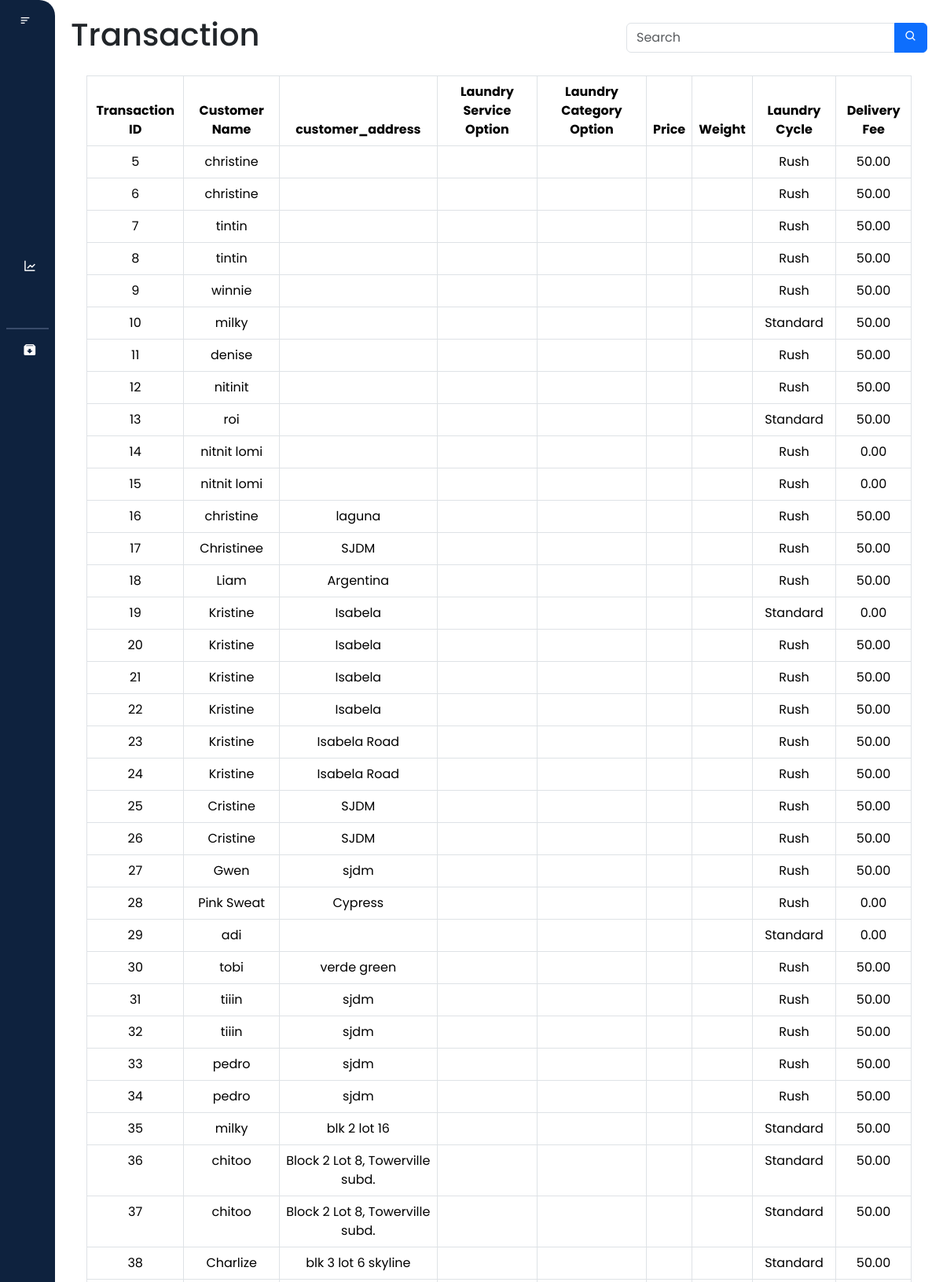
The app's page /transaction/transactions.php (signed in, upper part) with its own data.
### tables this page shows
CREATE TABLE `transaction` (
  `transaction_id` int(11) NOT NULL,
  `request_id` int(11) DEFAULT NULL,
  `customer_id` int(11) DEFAULT NULL,
  `customer_name` varchar(30) DEFAULT NULL,
  `province` varchar(255) NOT NULL,
  `city` varchar(255) NOT NULL,
  `customer_address` varchar(50) NOT NULL,
  `brgy` varchar(255) NOT NULL,
  `service_option_id` int(100) NOT NULL,
  `service_option_name` varchar(50) NOT NULL,
  `laundry_cycle` enum('Standard','Rush') NOT NULL,
  `total_amount` decimal(65,2) DEFAULT NULL,
  `delivery_fee` decimal(65,2) DEFAULT NULL,
  `rush_fee` decimal(65,2) DEFAULT NULL,
  `amount_tendered` decimal(65,2) DEFAULT NULL,
  `money_change` decimal(65,2) DEFAULT NULL
);

### transaction/transactions.php (the view, shortened to what this page needs)
<?php
require_once('transaction_db.php');
$search = "";
if(isset($_POST['search'])) {
    $search = $con->real_escape_string($_POST['search']);
    $query = "SELECT * FROM transaction WHERE customer_name LIKE '%$search%'
    OR laundry_service_option LIKE '%$search%'
    OR laundry_category_option LIKE '%$search%'";
} else {
    $query = "SELECT * FROM transaction";
}
$result = mysqli_query($con, $query);
$data = [];
if ($result->num_rows > 0) {
    while ($row = $result->fetch_assoc()) {
        $data[] = $row;
    }
}
?>
<!DOCTYPE html>
<html lang="en">
<head>
    <link rel="stylesheet" href="transactions.css">
    <link rel="stylesheet" href="https://cdnjs.cloudflare.com/ajax/libs/font-awesome/5.15.3/css/all.min.css"
>
    <link href="https://cdn.jsdelivr.net/npm/bootstrap@5.3.3/dist/css/bootstrap.min.css" rel="stylesheet"
>
    <link href='https://unpkg.com/boxicons@2.1.4/css/boxicons.min.css' rel='stylesheet'>
    <link href="https://cdn.lineicons.com/4.0/lineicons.css" rel="stylesheet" />
</head>
<body>
    <div class="wrapper">
        <aside id="sidebar">
            <div class="d-flex">
                <button id="toggle-btn" type="button">
                    <i class="bx bx-menu-alt-left"></i>
                </button>
            </div>
            <ul class="sidebar-nav">
                <li class="sidebar-item">
                    <a href="/laundry_system/dashboard/dashboard.php" class="sidebar-link">
                    </a>
                </li>
                <li class="sidebar-item">
                    <a href="/laundry_system/profile/profile.php" class="sidebar-link">
                    </a>
                </li>
                <li class="sidebar-item">
                    <a href="/laundry_system/users/user.php" class="sidebar-link">
                    </a>
                </li>
                <li class="sidebar-item">
                    <a href="/laundry_system/records/customer.php" class="sidebar-link has-dropdown collapsed"
                        data-bs-toggle="collapse" data-bs-target="#records" aria-expanded="false"
                        aria-controls="records">
                    </a>
                </li>
                <li class="sidebar-item">
                    <a href="/laundry_system/transaction/transaction.php" class="sidebar-link">
                    </a>
                </li>
                <li class="sidebar-item">
                    <a href="/laundry_system/sales_report/report.php" class="sidebar-link">
                        <i class='bx bx-line-chart'></i>
                    </a>
                </li>
                <li class="sidebar-item">
                    <a href="/laundry_system/settings/settings.php" class="sidebar-link">
                    </a>
                </li>
                <hr style="border: 1px solid #b8c1ec; margin: 8px">
                <li class="sidebar-item">
                    <a href="/laundry_system/archived/archived.php" class="sidebar-link">
                        <i class='bx bxs-archive-in'></i>
                    </a>
                </li>
            </ul>
        </aside>
        <div class="main-content">
            <nav>
                <div class="d-flex justify-content-between align-items-center">
                    <h1>Transaction</h1>
                    <form action="transaction.php" method="POST" class="d-flex">
                        <div class="input-group">
                            <input type="text" name="search" required value="<?php echo htmlspecialchars($search); ?>"
                                class="form-control" placeholder="Search">
                            <button type="submit" class="btn btn-primary"> <i class='bx bx-search'></i> </button>
                        </div>
                    </form>
                </div>
            </nav>
            <div class="table-container">
                <table class="table table-bordered text-center">
                    <thead>
                        <tr class="bg-dark text-white">
                            <th>Transaction ID</th>
                            <th>Customer Name</th>
                            <th>customer_address</th>
                            <th>Laundry Service Option</th>
                            <th>Laundry Category Option</th>
                            <th>Price</th>
                            <th>Weight</th>
                            <th>Laundry Cycle</th>
                            <th>Delivery Fee</th>
                        </tr>
                    </thead>
                    <tbody>
                        <?php
                        if (!empty($data)) {
                            foreach ($data as $row) {
                                echo "<tr>";
                                echo "<td data-label='Transaction ID'>" . $row["transaction_id"] . "</td>";
                                echo "<td data-label='Customer Name'>" . $row["customer_name"] . "</td>";
                                echo "<td data-label='Customer Address'>" . $row["customer_address"] . "</td>";
                                echo "<td data-label='Laundry Service Option'>" . $row["laundry_service_option"] . "</td>";
                                echo "<td data-label='Laundry Category Option'>" . $row["laundry_category_option"] . "</td>";
                                echo "<td data-label='Price'>" . $row["price"] . "</td>";
                                echo "<td data-label='Weight'>" . $row["weight"] . "</td>";
                                echo "<td data-label='Laundry Cycle'>" . $row["laundry_cycle"] . "</td>";
                                echo "<td data-label='Delivery Fee'>" . $row["delivery_fee"] . "</td>";
                                echo "</tr>";
                            }
                        } else {
                            echo "<tr><td colspan='15'>No transaction found.</td></tr>";
                        }
                        ?>
                    </tbody>
                </table>
            </div>
        </div>
    </div>
</body>
</html>

### transaction/transactions.css (style rules this page uses)
* { margin: 0; padding: 0; font-family: "Poppins", "Segoe UI"; box-sizing: border-box; }
html { scroll-behavior: smooth; }
a { text-decoration: none; }
li { list-style: none; }
h1 { font-weight: 600; font-size: 1.5 rem; }
body { font-family: 'Poppins', sans-serif; }
.wrapper { display: flex; width: 100%; height: 100vh; }
#sidebar { display: flex; flex-direction: column; width: 70px; height: 100vh; min-width: 70px; z-index: 1000; transition: all .25s ease-in-out; background-color: #0e223e; border-radius: 0 20px 20px 0; }
#toggle-btn { background-color: transparent; cursor: pointer; border: 0; padding: 1rem 1.5rem; }
#toggle-btn i { font-size: 1.5 rem; color: #fff; }
.sidebar-nav { padding: 2rem 0; flex: 1 1 auto; }
a.sidebar-link { padding: 0.625rem 1.625rem; color: #fff; display: block; font-size: 0.9rem; white-space: nowrap; border-left: 3px solid transparent; text-decoration: none; }
.sidebar-link i { font-size: 1.1rem; margin-right: 0.75rem; }
.sidebar-item { position: relative; }
.main-content { flex: 1; overflow-y: auto; padding: 20px; transition: margin-left 0.5s ease; }
.table-container { padding: 20px; }
.table { width: 100%; border-collapse: collapse; border: #b8c1ec; margin: 0; }
th, td { border: 1px solid #b8c1ec; padding: 8px; text-align: center; }

### records on screen
transaction: transaction_id "5", customer_name "christine", laundry_cycle "Rush", delivery_fee "50.00"
transaction: transaction_id "6", customer_name "christine", laundry_cycle "Rush", delivery_fee "50.00"
transaction: transaction_id "7", customer_name "tintin", laundry_cycle "Rush", delivery_fee "50.00"
transaction: transaction_id "8", customer_name "tintin", laundry_cycle "Rush", delivery_fee "50.00"
transaction: transaction_id "9", customer_name "winnie", laundry_cycle "Rush", delivery_fee "50.00"
transaction: transaction_id "10", customer_name "milky", laundry_cycle "Standard", delivery_fee "50.00"
transaction: transaction_id "11", customer_name "denise", laundry_cycle "Rush", delivery_fee "50.00"
transaction: transaction_id "12", customer_name "nitinit", laundry_cycle "Rush", delivery_fee "50.00"
transaction: transaction_id "13", customer_name "roi", laundry_cycle "Standard", delivery_fee "50.00"
transaction: transaction_id "14", customer_name "nitnit lomi", laundry_cycle "Rush", delivery_fee "0.00"
transaction: transaction_id "15", customer_name "nitnit lomi", laundry_cycle "Rush", delivery_fee "0.00"
transaction: transaction_id "16", customer_name "christine", customer_address "laguna", laundry_cycle "Rush", delivery_fee "50.00"
transaction: transaction_id "17", customer_name "Christinee", customer_address "SJDM", laundry_cycle "Rush", delivery_fee "50.00"
transaction: transaction_id "18", customer_name "Liam", customer_address "Argentina", laundry_cycle "Rush", delivery_fee "50.00"
transaction: transaction_id "19", customer_name "Kristine", customer_address "Isabela", laundry_cycle "Standard", delivery_fee "0.00"
transaction: transaction_id "20", customer_name "Kristine", customer_address "Isabela", laundry_cycle "Rush", delivery_fee "50.00"
transaction: transaction_id "21", customer_name "Kristine", customer_address "Isabela", laundry_cycle "Rush", delivery_fee "50.00"
transaction: transaction_id "22", customer_name "Kristine", customer_address "Isabela", laundry_cycle "Rush", delivery_fee "50.00"
transaction: transaction_id "23", customer_name "Kristine", customer_address "Isabela Road", laundry_cycle "Rush", delivery_fee "50.00"
transaction: transaction_id "24", customer_name "Kristine", customer_address "Isabela Road", laundry_cycle "Rush", delivery_fee "50.00"
transaction: transaction_id "25", customer_name "Cristine", customer_address "SJDM", laundry_cycle "Rush", delivery_fee "50.00"
transaction: transaction_id "26", customer_name "Cristine", customer_address "SJDM", laundry_cycle "Rush", delivery_fee "50.00"
transaction: transaction_id "27", customer_name "Gwen", customer_address "sjdm", laundry_cycle "Rush", delivery_fee "50.00"
transaction: transaction_id "28", customer_name "Pink Sweat", customer_address "Cypress", laundry_cycle "Rush", delivery_fee "0.00"
transaction: transaction_id "29", customer_name "adi", laundry_cycle "Standard", delivery_fee "0.00"
transaction: transaction_id "30", customer_name "tobi", customer_address "verde green", laundry_cycle "Rush", delivery_fee "50.00"
transaction: transaction_id "31", customer_name "tiiin", customer_address "sjdm", laundry_cycle "Rush", delivery_fee "50.00"
transaction: transaction_id "32", customer_name "tiiin", customer_address "sjdm", laundry_cycle "Rush", delivery_fee "50.00"
transaction: transaction_id "33", customer_name "pedro", customer_address "sjdm", laundry_cycle "Rush", delivery_fee "50.00"
transaction: transaction_id "34", customer_name "pedro", customer_address "sjdm", laundry_cycle "Rush", delivery_fee "50.00"
transaction: transaction_id "35", customer_name "milky", customer_address "blk 2 lot 16", laundry_cycle "Standard", delivery_fee "50.00"
transaction: transaction_id "36", customer_name "chitoo", customer_address "Block 2 Lot 8, Towerville subd.", laundry_cycle "Standard", delivery_fee "50.00"
transaction: transaction_id "37", customer_name "chitoo", customer_address "Block 2 Lot 8, Towerville subd.", laundry_cycle "Standard", delivery_fee "50.00"
transaction: transaction_id "38", customer_name "Charlize", customer_address "blk 3 lot 6 skyline", laundry_cycle "Standard", delivery_fee "50.00"
